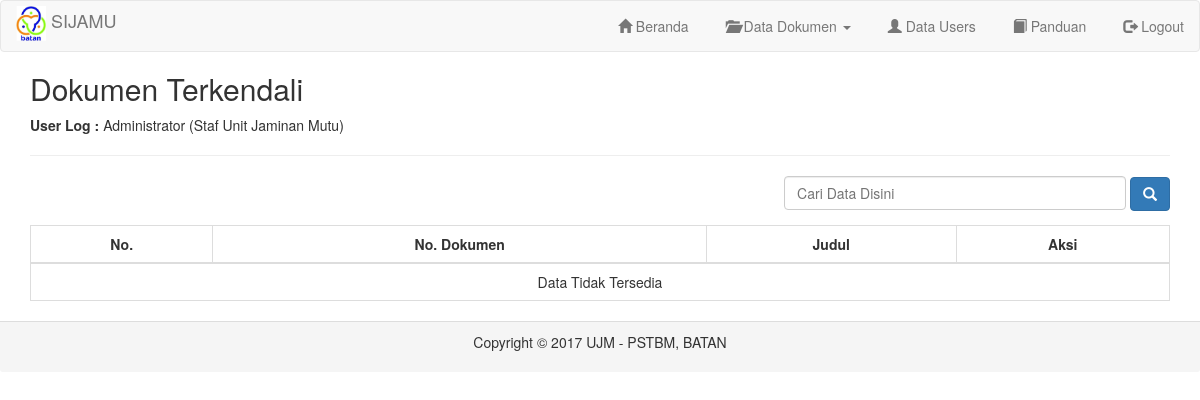
/on-admin/menu_3.php (signed in), run on an earlier commit of the app's database.
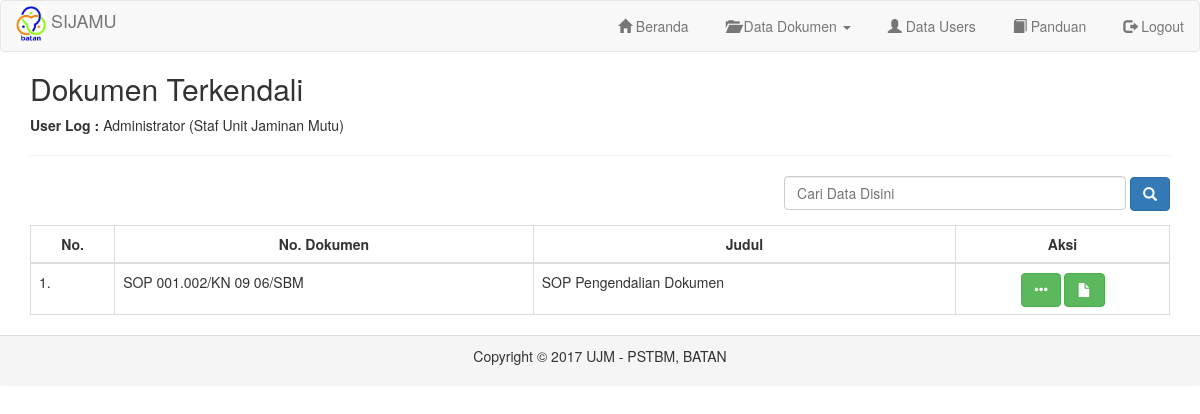
And on a later commit of the database.
### tables this page shows
CREATE TABLE `tbl_rek_file_distribusi` (
  `id_daftar_distribusi` int(11) NOT NULL,
  `id_dokumen` int(11) NOT NULL,
  `kode_org` varchar(30) NOT NULL,
  `kode_salinan` varchar(30) NOT NULL,
  `file` varchar(100) NOT NULL,
  `file_type` varchar(100) NOT NULL,
  `file_size` int(11) NOT NULL,
  `tanggal_upload` varchar(50) NOT NULL
);

CREATE TABLE `tbl_dokumen` (
  `id` int(100) NOT NULL,
  `tgl_upload` varchar(30) NOT NULL,
  `kode_jenis` varchar(30) NOT NULL,
  `no_dokumen` varchar(30) NOT NULL,
  `judul_dokumen` varchar(225) NOT NULL,
  `keterangan_output` text NOT NULL,
  `tahun_prioritas` int(11) NOT NULL,
  `kode_org` varchar(30) NOT NULL,
  `status` enum('Draf','Telah Diperiksa','Telah Disahkan','Terkendali','Tergandakan','Telah Didistribusi','Tidak Berlaku','Telah Dihapus') NOT NULL,
  `file` varchar(100) NOT NULL,
  `file_type` varchar(100) NOT NULL,
  `file_size` int(11) NOT NULL,
  `id_user` varchar(30) NOT NULL,
  `last_edited` varchar(30) NOT NULL
);

### on-admin/menu_3.php (the view, shortened to what this page needs)
<?php
require '_header.php';
$nama_org = $_SESSION['nama_org'];
?>
<div class="container">
  <h2>Dokumen Terkendali</h2>
  <p><b>User Log :</b> <?php echo $_SESSION['nama']." (".$_SESSION['jabatan'].")" ?></p>
  <hr />
  <div class="form-group text-right">
    <form action="action" onsubmit="search(); return false;">
      <input class="form-control-sm" type="text" name="keyword" id="keyword" placeholder="Cari Data Disini" required />
      <button type="submit" class="btn btn-primary glyphicon glyphicon-search" title="Search Engine" style="margin-top: -5px;"></button>
    </form>
  </div>
<table id="mytable" class="table table-bordered">
    <thead>
      <th>No.</th>
      <th>No. Dokumen</th>
      <th>Judul</th>
      <th>Aksi</th>
    </thead>
<?php
  include "../koneksi.php";
  $no = 0;
  $result_org = mysqli_query($connect,"SELECT * FROM tbl_organisasi WHERE nama_org='$nama_org'");
  if($result_org) {
    $row_org = $result_org->fetch_object();
    $kode_org = $row_org->kode_org;
  }
  $result_dokumen = mysqli_query($connect,"SELECT * FROM tbl_rek_file_distribusi WHERE kode_org='$kode_org' AND file NOT IN ('')");
  if($result_dokumen) {
    if($result_dokumen->num_rows > 0) {
      while ($row_dokumen = $result_dokumen->fetch_object()) {
          $no++;
          $load_dokumen = mysqli_query($connect,"SELECT no_dokumen,judul_dokumen FROM tbl_dokumen WHERE id='$row_dokumen->id_dokumen' AND status='Telah Didistribusi'");
          if($load_dokumen) {
            if($load_dokumen->num_rows > 0) {
              while($row_load = $load_dokumen->fetch_object()) {
?>
                <tr>
                  <td><?php echo "$no."; ?></td>
                  <td><?php echo $row_load->no_dokumen; ?></td>
                  <td><?php echo $row_load->judul_dokumen; ?></td>
                  <td class="text-center">
                    <a href="#" class="open_modal_detail btn btn-success glyphicon glyphicon-option-horizontal" title="View Details" id="<?php echo $row_dokumen->id_dokumen; ?>"></a>
                    <?php
                      if($nama_org == "Unit Jaminan Mutu") {
                        echo "<a href='../files/uploads/terkendali/master/".$row_dokumen->file."' class='btn btn-success glyphicon glyphicon-file' title='View Document' target='_blank'></a>";
                      } else {
                        echo "<a href='../files/uploads/terkendali/copy/".$row_dokumen->file."' class='btn btn-success glyphicon glyphicon-file' title='View Document' target='_blank'></a>";
                      }
                    ?>
                  </td>
                </tr>
<?php
              }
            } else {
              echo "<tr>";
                echo "<td colspan='4' class='text-center'>Data Tidak Tersedia</td>";
              echo "</tr>";
              break;
            }
          }
      }
    } else {
      echo "<tr>";
        echo "<td colspan='4' class='text-center'>Data Tidak Tersedia</td>";
      echo "</tr>";
    }
  }
?>
</table>
</div>
<?php
require '_footer.php';
?>

What changed in the data, as far as the page shows it:
changed tbl_rek_file_distribusi: gains tbl_dokumen (no_dokumen "SOP 001.002/KN 09 06/SBM", judul_dokumen "SOP Pengendalian Dokumen")
